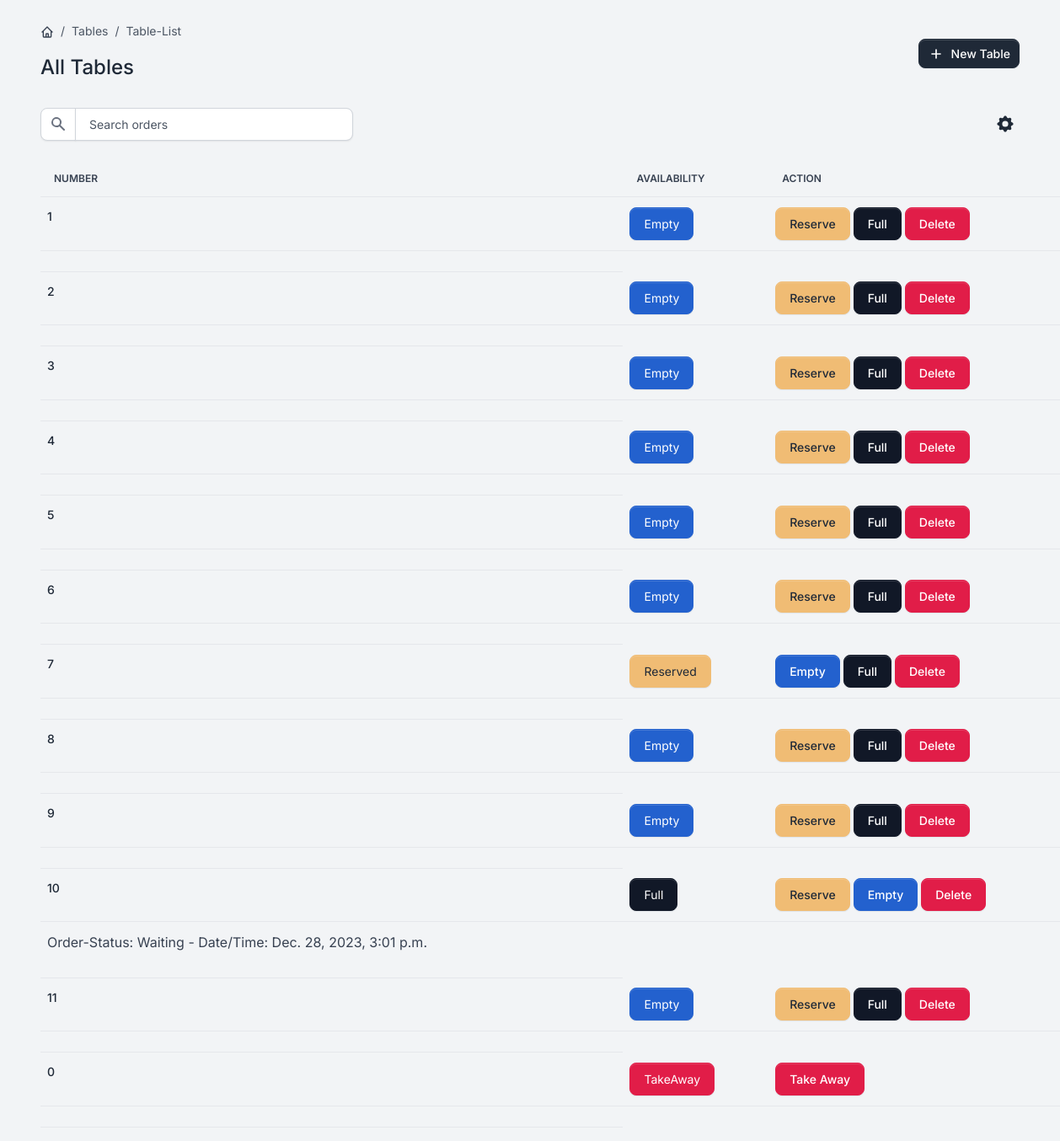
The page /tables/list-table (signed in) on the database its author committed.
### tables/models.py (models this page shows, shortened)
class Table(BaseModel):
    status_fields = [("R", "Reserved"), ("E", "Empty"), ("F", "Full"), ("T", "TakeAway")]
    number = models.PositiveIntegerField()
    status = models.CharField(max_length=1, choices=status_fields, default='E')

### order/models.py (models this page shows, shortened)
class Order(BaseModel):
    status_fields = [("W", "Waiting"),
                     ("C", "Canceled"),
                     ("P", "Preparation"),
                     ("T", "Transmission"),
                     ("F", "Finished")]
    customer_phone = models.CharField(max_length=100, blank=True, null=True)
    id = models.UUIDField(primary_key=True, default=uuid.uuid4)
    status = models.CharField(max_length=1, choices=status_fields, default='W')
    table = models.ForeignKey(Table, on_delete=models.SET_NULL, null=True, related_name='orders')
    class Meta:
        ordering = ['-created_at']
        indexes = [
            models.Index(fields=['-created_at']),
        ]

### tables/views.py (the view)
# urls.py: path('list-table', views.ListTableView.as_view(), name='list-table'),
class ListTableView(StaffSuperuserRequiredMixin, ListView):
    model = Table
    template_name = 'Reservation_ListTableTemplate.html'
    context_object_name = 'table'
    def get_context_data(self, *, object_list=None, **kwargs):
        context = super().get_context_data(**kwargs)
        context['table_orders'] = {}
        for table_instance in context['table']:
            try:
                order = Order.objects.filter(table=table_instance, status__in=["W", "P", "T"])
                context['table_orders'][table_instance.id] = order
            except Order.DoesNotExist:
                pass
        return context

### core/models.py (called while the page is built)
    def get_queryset(self):
        return super().get_queryset().filter(deleted_at__isnull=True)

### utils.py (called while the page is built)
    def test_func(self):
        return self.request.user.is_staff or self.request.user.is_superuser

### templates/Reservation_ListTableTemplate.html (shortened to what this page needs)
{% extends "base.html" %}
{% block content %}
  <div class="d-flex justify-content-between flex-wrap flex-md-nowrap align-items-center py-4 mx-5">
      <div class="d-block mb-4 mb-md-0">
          <nav aria-label="breadcrumb" class="d-none d-md-inline-block">
              <ol class="breadcrumb breadcrumb-dark breadcrumb-transparent">
                  <li class="breadcrumb-item">
                      <a href="{% url 'core:home' %}">
                      </a>
                  </li>
                  <li class="breadcrumb-item active" aria-current="page">Tables</li>
                  <li class="breadcrumb-item active" aria-current="page">Table-List</li>
              </ol>
          </nav>
          <h2 class="h4">All Tables</h2>
      </div>
      <div class="btn-toolbar mb-2 mb-md-0">
          <a href="{% url 'tables:create-table' %}" class="btn btn-sm btn-gray-800 d-inline-flex align-items-center">
              <svg class="icon icon-xs me-2" fill="none" stroke="currentColor" viewBox="0 0 24 24" xmlns="http://www.w3.org/2000/svg"><path stroke-linecap="round" stroke-linejoin="round" stroke-width="2" d="M12 6v6m0 0v6m0-6h6m-6 0H6"></path></svg>
              New Table
          </a>
      </div>
  </div>
  <div class="table-settings mb-4 mx-5">
      <div class="row align-items-center justify-content-between">
          <div class="col col-md-6 col-lg-3 col-xl-4">
              <div class="input-group me-2 me-lg-3 fmxw-400">
                  <span class="input-group-text">
                  </span>
                  <input type="text" class="form-control" placeholder="Search orders">
              </div>
          </div>
          <div class="col-4 col-md-2 col-xl-1 ps-md-0 text-end">
              <div class="dropdown">
                  <button class="btn btn-link text-dark dropdown-toggle dropdown-toggle-split m-0 p-1" data-bs-toggle="dropdown" aria-haspopup="true" aria-expanded="false">
                  </button>
              </div>
          </div>
      </div>
  </div>
  <td class="card card-body border-0 shadow table-wrapper table-responsive mx-5">
      <table class="table table-hover mx-5">
          <thead>
              <tr>
                  <th class="border-gray-200">Number</th>
                  <th class="border-gray-200">Availability</th>
                  <th class="border-gray-200">Action</th>
              </tr>
          </thead>
          <tbody>
              {% for table_instance in table %}
              <tr>
                  <td>
                      <a href="#" class="fw-bold">
                          {{ table_instance.number }}
                      </a>
                  </td>
                  <td>
                      {% if table_instance.status == 'R' %}
                        <span class="fw-normal btn btn-secondary">{{ table_instance.get_status_display }}</span>
                      {% elif table_instance.status == 'E' %}
                        <span class="fw-normal btn btn-info">{{ table_instance.get_status_display }}</span>
                      {% elif table_instance.status == 'F' %}
                        <span class="fw-normal btn btn-gray-900">{{ table_instance.get_status_display }}</span>
                      {% else %}
                        <span class="fw-normal btn btn-danger">{{ table_instance.get_status_display }}</span>
                      {% endif %}
                  </td>
<td class="flex justify-content-center">
     <div class="col-4 col-md-2 col-xl-1 ps-md-0 text-end">
              <div class="">
              {% if table_instance.status != 'T' %}
                  {% if table_instance.status != 'R' %}
                        <form action="{% url 'tables:change-table-status' table_instance.pk 'R' %}" method="post" style="display:inline;">
                            <button class="btn btn-secondary" type="submit">Reserve</button>
                        </form>
                    {% endif %}
                    {% if table_instance.status != 'E' %}
                        <form action="{% url 'tables:change-table-status' table_instance.pk 'E' %}" method="post" style="display:inline;">
                            <button class="btn btn-info" type="submit">Empty</button>
                        </form>
                    {% endif %}
                    {% if table_instance.status != 'F' %}
                        <form action="{% url 'tables:change-table-status' table_instance.pk 'F' %}" method="post" style="display:inline;">
                            <button class="btn btn-gray-900" type="submit">Full</button>
                        </form>
                    {% endif %}
                  <form action="{% url 'tables:delete-table' table_instance.pk %}" method="post" style="display:inline;">
                    <button class="btn btn-danger" type="submit">Delete</button>
                </form>
              {% else %}
                  <button class="btn btn-danger" type="submit">Take Away</button>
                {% endif %}
              </div>
          </div>
</td>
                  </tr>
<tr><td class="flex justify-content-center">
     <div class="flex col-4 col-md-2 col-xl-1 ps-md-0 text-end">
                  {% for table_id , order in table_orders.items %}
                            {% if table_id == table_instance.id %}
                                {% for orders in order %}
                                    <p>Order-Status: {{ orders.get_status_display }}
                                        - Date/Time: {{ orders.created_at }}</p>
                                {% endfor %}
                        {% endif %}
                    {% endfor %}
     </div></tr>
          {% endfor %}
          </tbody>
      </table>
{% endblock content %}

### rows shown on the page
Table: number "1", status "Empty", shows "Reserve", shows "Full", shows "Delete"
Table: number "2", status "Empty", shows "Reserve", shows "Full", shows "Delete"
Table: number "3", status "Empty", shows "Reserve", shows "Full", shows "Delete"
Table: number "4", status "Empty", shows "Reserve", shows "Full", shows "Delete"
Table: number "5", status "Empty", shows "Reserve", shows "Full", shows "Delete"
Table: number "6", status "Empty", shows "Reserve", shows "Full", shows "Delete"
Table: number "7", status "Reserved", shows "Empty", shows "Full", shows "Delete"
Table: number "8", status "Empty", shows "Reserve", shows "Full", shows "Delete"
Table: number "9", status "Empty", shows "Reserve", shows "Full", shows "Delete"
Table: number "10", status "Full", shows "Reserve", shows "Empty", shows "Delete"
Order: status "Waiting", created_at "Dec. 28, 2023, 3:01 p.m."
Table: number "11", status "Empty", shows "Reserve", shows "Full", shows "Delete"
Table: number "0", status "TakeAway", shows "Take Away"
